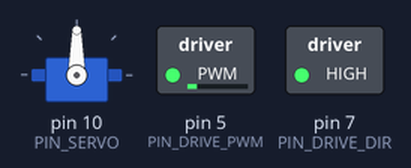
Simulated run of this sketch. Board: Arduino Uno, built with avr-gcc and run on an emulated ATmega328P. Shown: servo, switched loads named in the sketch (green lamp = pin HIGH).

Above: at 0.05 s.
At 1.0 s:
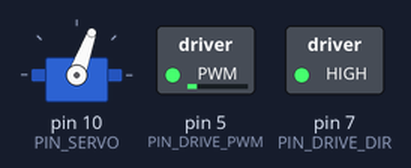
At 2.0 s:
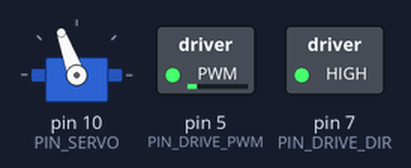
Timing chart, 0 to 4.0 s (numbered marks = the images above):
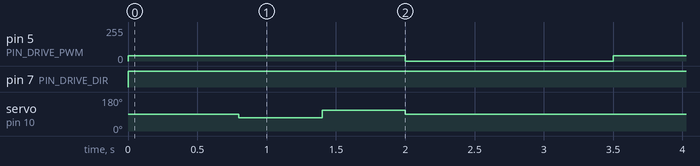

Measured:
- by itself, pin 5 (PIN_DRIVE_PWM): alternates 40/255 for 2.0 s and 0/255 for 1.5 s
- by itself, pin 7 (PIN_DRIVE_DIR): LOW → HIGH at 0.00 s
- by itself, servo on pin 10 (PIN_SERVO): repeats every 3.5 s: 110° 0.60 s, 90° 2.3 s, 70° 0.60 s

The sketch:

integration_test.ino
```cpp
/*
  integration_test.ino

  サーボと後輪DCモーターを組み合わせた低速確認用スケッチ。
  実走行前にタイヤを浮かせ、操舵と駆動が同時に動いても安全かを見る。
*/

#include <Servo.h>

const int PIN_SERVO = 10;
const int PIN_DRIVE_PWM = 5;
const int PIN_DRIVE_DIR = 7;
Servo steering;

// -1.0..1.0の値をDIRとPWMへ変換してモーターへ出す。
void writeMotor(float value) {
  digitalWrite(PIN_DRIVE_DIR, value >= 0.0 ? HIGH : LOW);
  analogWrite(PIN_DRIVE_PWM, (int)(abs(value) * 255.0));
}

// サーボとモータードライバーを初期化する。
void setup() {
  pinMode(PIN_DRIVE_PWM, OUTPUT);
  pinMode(PIN_DRIVE_DIR, OUTPUT);
  steering.attach(PIN_SERVO);
  steering.write(90);
}

// 低速前進しながら中央、左、右へ操舵して、最後に停止する。
void loop() {
  steering.write(90);
  writeMotor(0.16);
  delay(800);
  steering.write(70);
  delay(600);
  steering.write(110);
  delay(600);
  writeMotor(0.0);
  steering.write(90);
  delay(1500);
}
```
